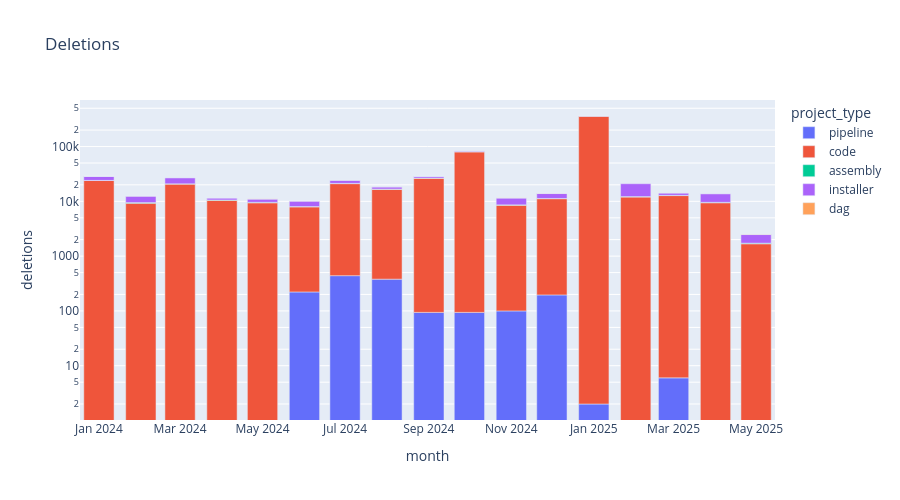

Notebook code cell kept with this figure:
### Code cell
px.bar(commits_by_project_type.toPandas(),x='month',y='deletions',color='project_type',height=500,title='Deletions',log_y=True)
